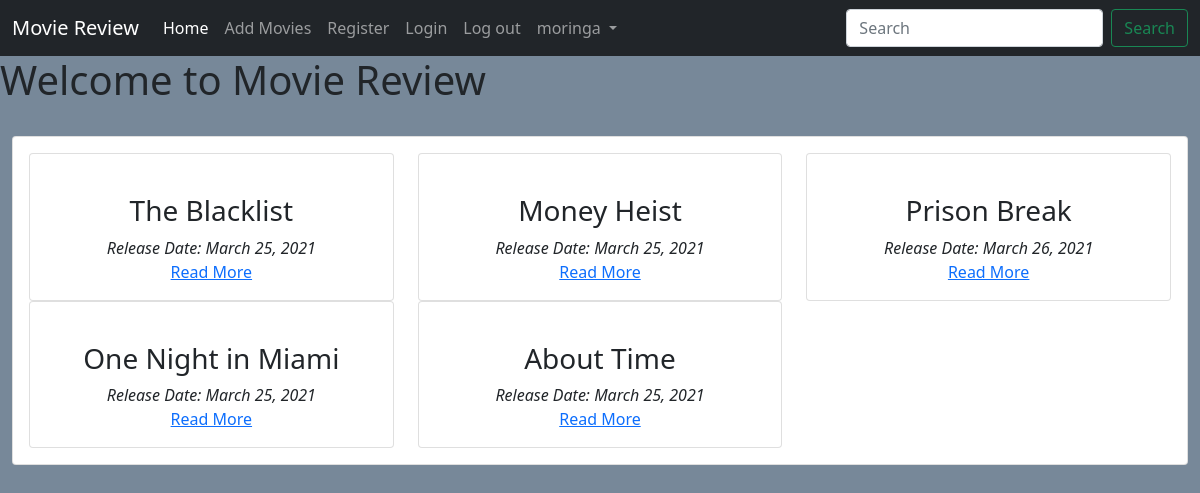
The app's page / (signed in) with its own data.
### main/models.py (models this page shows, shortened)
class Movie(models.Model):
    name = models.CharField(max_length=250)
    director = models.CharField(max_length=100)
    cast = models.CharField(max_length=1000)
    description = models.TextField(max_length=6000)
    release_date = models.DateField()
    averageRating = models.FloatField(default=0)
    image = models.URLField(default=None, null=True)

### main/views.py (the view)
# urls.py: path('', views.home, name='home'),
def home(request):
    allMovies = Movie.objects.all()
    context = {
        "movies": allMovies,
    }
    return render( request,'main/index.html', context)

### main/templates/main/index.html (shortened to what this page needs)
{% extends 'main/base.html' %}
{% block content %}
<div class="container-fluid">
    <br>
    <div class="card">
        <div class="card-body">
            <div class="row">
                {% for movie in movies %}
                <div class="col-md-4">
                    <div class="card">
                        <div class="card-body text-center">
                            <h3 class="text-center">{{ movie.name }}</h3>
                            <div class="text-center">
                                <i class="text-center">Release Date: {{ movie.release_date}}</i>
                            </div>
                            <a href="{% url 'main:details' movie.id %}">Read More</a>
                        </div>
                    </div>
                </div>
                {% endfor %}
            </div>
        </div>
    </div>
</div>
{% endblock %}

### main/templates/main/base.html (shortened to what this page needs)
<!doctype html>
<html lang="en">
<head>
  <link href="https://cdn.jsdelivr.net/npm/bootstrap@5.0.0-beta3/dist/css/bootstrap.min.css" rel="stylesheet"
>
  {% load staticfiles %}
  <link rel="stylesheet" href="{% static 'css/main.css' %}">
</head>
<body>
  <nav class="navbar navbar-expand-lg navbar-dark bg-dark text-white">
    <div class="container-fluid">
    <a class="navbar-brand" href="{% url 'main:home' %}">Movie Review</a>
    <div class="collapse navbar-collapse" id="navbarSupportedContent">
      <ul class="navbar-nav  me-auto mb-2 mb-lg-0">
        <li class="nav-item ">
          <a class="nav-link  active" href="{% url 'main:home' %}">Home</a>
        </li>
        <li class="nav-item">
          <a class="nav-link" href="{% url 'main:add_movies' %}">Add Movies</a>
        </li>
        <li class="nav-item">
          <a class="nav-link" href="{% url 'accounts:register' %}">Register</a>
        </li>
        <li class="nav-item">
          <a class="nav-link" href="{% url 'accounts:login' %}">Login</a>
        </li>
        <li class="nav-item">
          <a class="nav-link" href="{% url 'accounts:logout' %}">Log out </a>
        </li>
        {% if user.is_authenticated %}
        <li class="nav-item dropdown">
          <a class="nav-link dropdown-toggle" href="#" id="navbarDropdown" role="button" data-bs-toggle="dropdown"  aria-expanded="false">
           {{user.username}}
          </a>
        </li>
      {% endif %}
      </ul>
      <form class="d-flex">
        <input class= "form-control me-2" type="search" placeholder="Search" aria-label="Search">
        <button class="btn btn-outline-success" type="submit">Search</button>
      </form>
    </div>
  </div>
  </nav>
  <h1>Welcome to Movie Review</h1>
  {% block content%}
  {% endblock %}
</body>
</html>

### main/static/css/main.css (style rules this page uses)
body { background-color: lightslategray; }

### records on screen
Movie: name "The Blacklist", release_date "March 25, 2021"
Movie: name "Money Heist", release_date "March 25, 2021"
Movie: name "Prison Break", release_date "March 26, 2021"
Movie: name "One Night in Miami", release_date "March 25, 2021"
Movie: name "About Time", release_date "March 25, 2021"

### other values on screen
{{ user.username }} "moringa"
